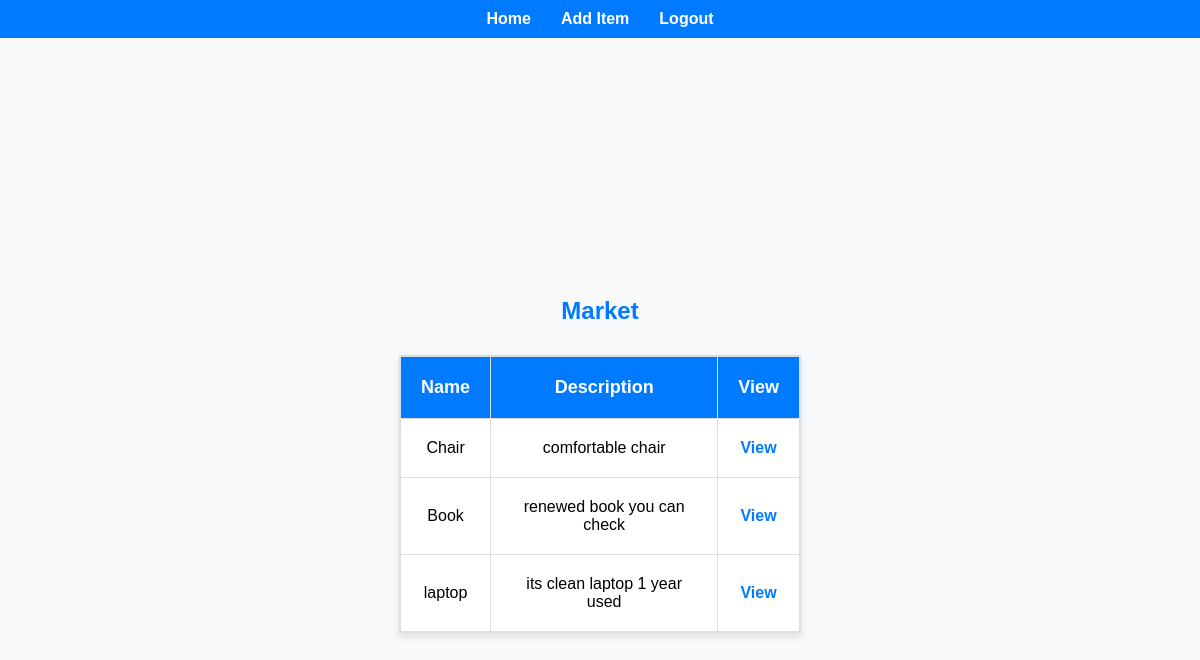
The page /home on the database its author committed.
### items/models.py (models this page shows, shortened)
class Item(models.Model):
    name = models.CharField(max_length=100)
    description = models.TextField()
    price = models.DecimalField(max_digits=10, decimal_places=2)
    quantity = models.PositiveIntegerField()
    users = models.ManyToManyField(User, related_name='items')

### items/views.py (the view)
# urls.py: path('home', views.list_items, name='list_items'),
def list_items(request):
    items = Item.objects.all()
    return render(request, 'list_items.html', {'items': items})

### items/templates/list_items.html
{% extends 'base.html' %}
{% block content %}
<h2>Market</h2>
<table>
    <tr>
        <th>Name</th>
        <th>Description</th>
        <th>View</th>
    </tr>
    {% for item in items %}
    <tr>
        <td>{{ item.name }}</td>
        <td>{{ item.description }}</td>
        <td>
            <a href="{% url 'detail_item' item.id %}">View</a>
        </td>
    </tr>
    {% endfor %}
</table>
{% endblock %}

### items/static/items/css/styles.css (style rules this page uses)
body { font-family: Arial, sans-serif; background-color: #f0f0f0; margin: 0; height: 100vh; display: flex; justify-content: center; align-items: center; }
h2 { color: #007bff; margin-bottom: 20px; text-align: center; }
body { margin: 0; font-family: Arial, sans-serif; background-color: #f8f9fa; padding-top: 60px; }
table { width: 95%; margin: 30px auto; border-collapse: collapse; background-color: #ffffff; border: 1px solid #ddd; box-shadow: 0 4px 8px rgba(0, 0, 0, 0.1); overflow-x: auto; display: block; }
th, td { padding: 20px; text-align: center; border: 1px solid #ddd; font-size: 18px; }
th { background-color: #007bff; color: #ffffff; font-weight: bold; }
td { font-size: 16px; }
a { text-decoration: none; color: #007bff; font-weight: bold; transition: color 0.3s ease, text-decoration 0.3s ease; }
*, *::before, *::after { box-sizing: border-box; }

### rows shown on the page
Item: name "Chair", description "comfortable chair"
Item: name "Book", description "renewed book you can check"
Item: name "laptop", description "its clean laptop 1 year used"
